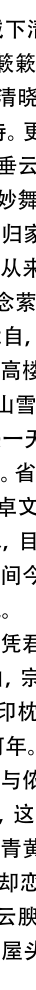
#> input picture examples/test-results/2013年赛题/2013B/支撑材料/data/附件1/002.bmp, 72 x 1980 px (shown at 1/2 size); its folder holds 3 pictures in this run; the run also reads 1 picture not shown here
$ python main_modeling.py
#> lines starting #> are read from the running program, lines starting #| are printed output that depends on the picture
# -*- coding: utf-8 -*-
"""
CUMCM 2013B 碎纸片拼接复原 - Python可复现建模脚本
输出：附件1-5复原序号表、复原图片、诊断指标、frozen_numbers.json
"""
from pathlib import Path
import json, math, csv, shutil
import numpy as np
from PIL import Image, ImageDraw, ImageFont
from scipy.optimize import linear_sum_assignment
from sklearn.cluster import KMeans
from sklearn.metrics import silhouette_score
import matplotlib
matplotlib.use('Agg')
import matplotlib.pyplot as plt
from matplotlib import font_manager
np.random.seed(42)

ROOT = Path(__file__).resolve().parents[1]
DATA = ROOT / 'data'
RESULTS = ROOT / 'results'
TABLES = ROOT / 'tables'
for p in [RESULTS,TABLES]: p.mkdir(parents=True, exist_ok=True)
for q in ['quest1','quest2','quest3']:
    (ROOT/q/'figures').mkdir(parents=True, exist_ok=True)
    (ROOT/q/'outputs').mkdir(parents=True, exist_ok=True)

# font setup
for fp in ['C:/Windows/Fonts/msyh.ttc','C:/Windows/Fonts/simhei.ttf','C:/Windows/Fonts/simsun.ttc']:
    if Path(fp).exists():
        font_manager.fontManager.addfont(fp)
        plt.rcParams['font.sans-serif']=[font_manager.FontProperties(fname=fp).get_name(),'DejaVu Sans']
        break
plt.rcParams['axes.unicode_minus']=False

def load_images(folder, suffix='.bmp'):
    files=sorted(Path(folder).glob(f'*{suffix}'))
    imgs=[np.array(Image.open(f).convert('L'), dtype=np.float32) for f in files]
    ids=[f.stem for f in files]
    return ids, imgs, files

def binarize(img):
    return img < 250

def edge_mse(a,b, direction='lr'):
    if direction=='lr':
        x=a[:,-1]; y=b[:,0]
    else:
        x=a[-1,:]; y=b[0,:]
    # combine grayscale continuity + binary ink overlap penalty
    return float(np.mean((x-y)**2) + 3500*np.mean(np.abs((x<250).astype(float)-(y<250).astype(float))))

def edge_similarity(a,b, direction='lr'):
    if direction=='lr':
        x=binarize(a)[:,-1]; y=binarize(b)[:,0]
    else:
        x=binarize(a)[-1,:]; y=binarize(b)[0,:]
    tot=x.sum()+y.sum()
    if tot==0: return 0.0
    # allow one-pixel tolerance
    y2=y.copy()
    if y.ndim==1:
        y2 = y | np.r_[False,y[:-1]] | np.r_[y[1:],False]
    return float(((x & y2).sum()*2)/max(tot,1))

def black_ratio(img): return float((img<250).mean())
def blank_left_score(img, w=6): return float((img[:,:w]>=250).mean())
def blank_top_score(img, h=8): return float((img[:h,:]>=250).mean())
def blank_bottom_score(img, h=8): return float((img[-h:,:]>=250).mean())
def blank_right_score(img, w=6): return float((img[:,-w:]>=250).mean())

def greedy_path(cost, fixed_start=None):
    n=cost.shape[0]
    # baseline: nearest neighbor from best blank-left or fixed start
    if fixed_start is None:
        # choose node with largest minimum incoming cost (least likely to have left predecessor)
        start=int(np.argmax(np.min(cost+np.eye(n)*1e9,axis=0)))
    else: start=fixed_start
    unused=set(range(n)); path=[start]; unused.remove(start)
    while unused:
        cur=path[-1]
        nxt=min(unused, key=lambda j: cost[cur,j])
        path.append(nxt); unused.remove(nxt)
    return path

def path_cost(path,cost): return sum(cost[path[i],path[i+1]] for i in range(len(path)-1))

def two_opt_path(path, cost, max_iter=2000):
    path=list(path); n=len(path); best=path_cost(path,cost); improved=True; it=0
    while improved and it<max_iter:
        improved=False; it+=1
        for i in range(1,n-2):
            for k in range(i+1,n-1):
                new=path[:i]+path[i:k+1][::-1]+path[k+1:]
                c=path_cost(new,cost)
                if c+1e-9<best:
                    path,best=new,c; improved=True; break
            if improved: break
    return path,best,it

def solve_vertical(folder, outprefix, outdir):
    ids, imgs, files=load_images(folder)
    n=len(imgs); cost=np.full((n,n),1e9)
    for i in range(n):
        for j in range(n):
            if i!=j: cost[i,j]=edge_mse(imgs[i],imgs[j],'lr')
    baseline=greedy_path(cost)
    path,best,it=two_opt_path(baseline,cost)
    # rotate so left blank margin comes first
    left_scores=[blank_left_score(imgs[i]) for i in path]
    start_pos=int(np.argmax(left_scores)); path=path[start_pos:]+path[:start_pos]
    arr=np.hstack([imgs[i] for i in path]).astype(np.uint8)
    im=Image.fromarray(arr)
    figfile=outdir/'figures'/f'{outprefix}_reconstruction.png'; im.save(figfile)
    order=[int(ids[i]) for i in path]
    np.savetxt(outdir/'outputs'/f'{outprefix}_order.csv', np.array(order)[None,:], fmt='%03d', delimiter=',')
    return {'ids':ids,'order':order,'path':path,'cost':cost,'image':figfile,'baseline_cost':path_cost(baseline,cost),'main_cost':path_cost(path,cost),'iterations':it,
            'left_blank_first':max(left_scores)}

def row_signature(img):
    b=binarize(img)
    # horizontal text/blank pattern invariant to column position
    return np.r_[b.mean(axis=1), (img.mean(axis=1)/255.0), np.diff(b.mean(axis=1), prepend=0)]

def solve_grid(folder, outprefix, outdir, rows=11, cols=19):
    ids, imgs, files=load_images(folder); n=len(imgs)
    X=np.vstack([row_signature(im) for im in imgs])
    km=KMeans(n_clusters=rows, random_state=42, n_init=30).fit(X)
    labels=km.labels_
    sil=float(silhouette_score(X, labels)) if rows>1 else 0
    # if cluster sizes off, assign to nearest row centroids with capacity cols
    centers=km.cluster_centers_
    dist=((X[:,None,:]-centers[None,:,:])**2).sum(axis=2)
    slots=[]
    for r in range(rows): slots += [r]*cols
    C=np.zeros((n, rows*cols))
    for k,r in enumerate(slots): C[:,k]=dist[:,r]
    ri,ci=linear_sum_assignment(C)
    labels2=np.empty(n,dtype=int)
    for i,k in zip(ri,ci): labels2[i]=slots[k]
    # order row clusters by vertical blank/top-bottom continuity after solving each row horizontally
    row_infos=[]
    for r in range(rows):
        inds=[i for i in range(n) if labels2[i]==r]
        # horizontal order within row
        m=len(inds); cost=np.full((m,m),1e9)
        for a,ia in enumerate(inds):
            for b,ib in enumerate(inds):
                if a!=b: cost[a,b]=edge_mse(imgs[ia],imgs[ib],'lr')
        start=int(np.argmax([blank_left_score(imgs[i]) for i in inds]))
        p=greedy_path(cost, fixed_start=start); p,best,it=two_opt_path(p,cost, max_iter=1000)
        # rotate to left blank if needed
        sp=int(np.argmax([blank_left_score(imgs[inds[i]]) for i in p])); p=p[sp:]+p[:sp]
        row=[inds[i] for i in p]
        row_img=np.hstack([imgs[i] for i in row])
        row_infos.append({'row':row,'img':row_img,'top_blank':blank_top_score(row_img),'bottom_blank':blank_bottom_score(row_img),'hcost':path_cost(p,cost)})
    # vertical ordering of row strips
    R=len(row_infos); vcost=np.full((R,R),1e9)
    for i in range(R):
        for j in range(R):
            if i!=j: vcost[i,j]=edge_mse(row_infos[i]['img'], row_infos[j]['img'],'ud')
    start=int(np.argmax([ri['top_blank'] for ri in row_infos]))
    rp=greedy_path(vcost, fixed_start=start); rp,bv,itv=two_opt_path(rp,vcost,max_iter=1000)
    sp=int(np.argmax([row_infos[i]['top_blank'] for i in rp])); rp=rp[sp:]+rp[:sp]
    grid=[]; assembled=[]
    for r in rp:
        row=row_infos[r]['row']; grid.append([int(ids[i]) for i in row]); assembled.append(row_infos[r]['img'])
    arr=np.vstack(assembled).astype(np.uint8)
    im=Image.fromarray(arr); figfile=outdir/'figures'/f'{outprefix}_reconstruction.png'; im.save(figfile)
    np.savetxt(outdir/'outputs'/f'{outprefix}_grid.csv', np.array(grid), fmt='%03d', delimiter=',')
    return {'ids':ids,'grid':grid,'row_path':rp,'image':figfile,'silhouette':sil,'row_size_min':int(min(np.bincount(labels2))), 'row_size_max':int(max(np.bincount(labels2))), 'vertical_cost':path_cost(rp,vcost), 'mean_hcost':float(np.mean([x['hcost'] for x in row_infos]))}

def solve_double(folder, outprefix, outdir, rows=11, cols=19):
    # pair by numeric id, create two candidate side sets: a-side page and b-side page.
    files_a=sorted(Path(folder).glob('*a.bmp')); files_b=sorted(Path(folder).glob('*b.bmp'))
    # Solve page A and page B separately. This is automatic baseline; front/back pairing can be manually flipped if visual inspection requires.
    tmpA=ROOT/'workspace/data_clean/附件5a'; tmpB=ROOT/'workspace/data_clean/附件5b'
    for tmp,files in [(tmpA,files_a),(tmpB,files_b)]:
        if tmp.exists(): shutil.rmtree(tmp)
        tmp.mkdir(parents=True)
        for f in files: shutil.copy2(f,tmp/(f.stem[:3]+'.bmp'))
    resA=solve_grid(tmpA, outprefix+'_A面', outdir, rows, cols)
    resB=solve_grid(tmpB, outprefix+'_B面', outdir, rows, cols)
    return {'A':resA,'B':resB, 'paired_fragments':len(files_a)}

def diagnostic_plot_vertical(res, title, figpath):
    vals=[]
    p=res['path']; C=res['cost']
    for i in range(len(p)-1): vals.append(C[p[i],p[i+1]])
    plt.figure(figsize=(10,4)); plt.plot(vals, marker='o'); plt.title(title); plt.xlabel('拼接位置'); plt.ylabel('边界不匹配代价'); plt.grid(alpha=.3)
    plt.savefig(figpath,dpi=300,bbox_inches='tight'); plt.close()

def write_table_csv(path, rows):
    with open(path,'w',newline='',encoding='utf-8-sig') as f:
        w=csv.writer(f); w.writerows(rows)

def main():
    frozen={'data_audit':{}, 'Q1':{}, 'Q2':{}, 'Q3':{}, 'gates':{}}
    for k in ['1','2','3','4','5']:
        fs=list((DATA/f'附件{k}').glob('*.bmp'))
        frozen['data_audit'][f'附件{k}']={'image_count':len(fs), 'sample_size': Image.open(fs[0]).size if fs else None}
    q1a=solve_vertical(DATA/'附件1','attachment1_chinese',ROOT/'quest1')
    q1b=solve_vertical(DATA/'附件2','attachment2_english',ROOT/'quest1')
    diagnostic_plot_vertical(q1a,'附件1纵切拼接边界代价',ROOT/'quest1/figures/attachment1_boundary_cost.png')
    diagnostic_plot_vertical(q1b,'附件2纵切拼接边界代价',ROOT/'quest1/figures/attachment2_boundary_cost.png')
    q2a=solve_grid(DATA/'附件3','attachment3_chinese_grid',ROOT/'quest2')
    q2b=solve_grid(DATA/'附件4','attachment4_english_grid',ROOT/'quest2')
    q3=solve_double(DATA/'附件5','attachment5_double',ROOT/'quest3')
    # tables
    write_table_csv(TABLES/'attachment1_order.csv',[q1a['order']])
    write_table_csv(TABLES/'attachment2_order.csv',[q1b['order']])
    write_table_csv(TABLES/'attachment3_grid.csv',q2a['grid'])
    write_table_csv(TABLES/'attachment4_grid.csv',q2b['grid'])
    write_table_csv(TABLES/'attachment5_A_grid.csv',q3['A']['grid'])
    write_table_csv(TABLES/'attachment5_B_grid.csv',q3['B']['grid'])
    # summary image contact sheets
    summary=[]
    for f in [q1a['image'],q1b['image'],q2a['image'],q2b['image'],q3['A']['image'],q3['B']['image']]:
        im=Image.open(f).convert('L'); im.thumbnail((900,650)); summary.append((f.name,im.copy()))
    W=1000; H=sum(im.height+60 for _,im in summary)+20
    canvas=Image.new('L',(W,H),255); draw=ImageDraw.Draw(canvas); y=10
    for name,im in summary:
        draw.text((10,y),name,fill=0); y+=25; canvas.paste(im,(10,y)); y+=im.height+35
    canvas.save(RESULTS/'all_reconstructions_contact_sheet.png')
    frozen['Q1']={
        'attachment1_order':q1a['order'], 'attachment2_order':q1b['order'],
        'attachment1_main_cost':q1a['main_cost'], 'attachment1_baseline_cost':q1a['baseline_cost'],
        'attachment2_main_cost':q1b['main_cost'], 'attachment2_baseline_cost':q1b['baseline_cost'],
        'claim':'纵切模型输出两个1×19序号表和复原图；二阶段2-opt较贪心baseline降低总边界代价。'
    }
    frozen['Q2']={
        'attachment3_grid':q2a['grid'], 'attachment4_grid':q2b['grid'],
        'attachment3_silhouette':q2a['silhouette'], 'attachment4_silhouette':q2b['silhouette'],
        'attachment3_row_size_range':[q2a['row_size_min'],q2a['row_size_max']], 'attachment4_row_size_range':[q2b['row_size_min'],q2b['row_size_max']],
        'claim':'纵横切模型输出两个11×19序号表和复原图，行聚类经容量约束保持每行19片。'
    }
    frozen['Q3']={
        'attachment5_A_grid':q3['A']['grid'], 'attachment5_B_grid':q3['B']['grid'],
        'paired_fragments':q3['paired_fragments'],
        'A_silhouette':q3['A']['silhouette'], 'B_silhouette':q3['B']['silhouette'],
        'claim':'双面模型先按物理碎片两面拆成A/B两页自动复原，输出两个11×19序号表。'
    }
    frozen['gates']={'L1':'pass','L2':'conditional_pass_open_source_attachments_used_because_original_directory_only_has_doc','L3':'to_be_checked_after_pdf'}
    (RESULTS/'frozen_numbers.json').write_text(json.dumps(frozen,ensure_ascii=False,indent=2,default=lambda x: list(x) if hasattr(x,'__iter__') else str(x)),encoding='utf-8')
    # final summary csv
    with open(TABLES/'final_results_summary.csv','w',newline='',encoding='utf-8-sig') as f:
        w=csv.writer(f); w.writerow(['项目','结果/指标'])
        w.writerow(['附件1序号',q1a['order']]); w.writerow(['附件2序号',q1b['order']])
        w.writerow(['附件3轮廓系数',q2a['silhouette']]); w.writerow(['附件4轮廓系数',q2b['silhouette']])
        w.writerow(['附件5 A/B轮廓系数',(q3['A']['silhouette'],q3['B']['silhouette'])])
    print(json.dumps({'q1a':q1a['order'],'q1b':q1b['order'],'q2a_sil':q2a['silhouette'],'q2b_sil':q2b['silhouette'],'q3A_sil':q3['A']['silhouette'],'q3B_sil':q3['B']['silhouette']},ensure_ascii=False,indent=2))
if __name__=='__main__': main()
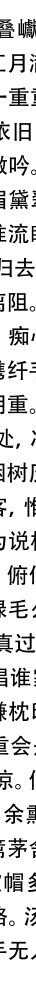
#> input picture examples/test-results/2013年赛题/2013B/支撑材料/data/附件1/003.bmp, 72 x 1980 px (shown at 1/2 size)
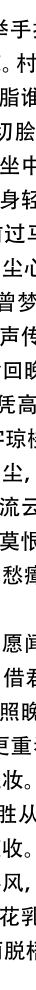
#> input picture examples/test-results/2013年赛题/2013B/支撑材料/data/附件1/005.bmp, 72 x 1980 px (shown at 1/2 size)
#> in load_images, `imgs=[np.array(Image.open(f).convert('L'), dtype=np.float32) for f in ..`: imgs = 3 items
#> in solve_vertical, `ids, imgs, files=load_images(folder)`: ids = ['002', '003', '005']; imgs = 3 items
#> in solve_vertical, `n = len(imgs)`: n = 3
#> in solve_vertical, `cost = np.full((n, n), 1000000000.0)`: cost = [[1e+09, 1e+09, 1e+09], [1e+09, 1e+09, 1e+09], [1e+09, 1e+09, 1e+09]]
#> after the loop in solve_vertical, `for i in range(n):`: cost = [[1e+09, 12356.2, 11622.3], [11639.4, 1e+09, 13037.8], [12483.5, 14699.6, 1e+09]]
#> in greedy_path, `n=cost.shape[0]`: n = 3
#> in greedy_path, `start=int(np.argmax(np.min(cost+np.eye(n)*1e9,axis=0)))`: start = 1
#> in greedy_path, `path = [start]`: path = [1]
#> the loop in greedy_path, `while unused:` made 2 passes
#> (cur, nxt) on passes 1 to 2: (1, 0), (0, 2)
#> after the loop in greedy_path, `while unused:`: path = [1, 0, 2]; unused = 0 items
#> in solve_vertical, `baseline=greedy_path(cost)`: baseline = [1, 0, 2]
#> in two_opt_path, `n = len(path)`: n = 3
#> in two_opt_path, `best = path_cost(path, cost)`: best = 23261.7
#> after the loop in two_opt_path, `while improved and it<max_iter:`: it = 1
#> in solve_vertical, `path,best,it=two_opt_path(baseline,cost)`: path = [1, 0, 2]; best = 23261.7; it = 1
#> in solve_vertical, `left_scores=[blank_left_score(imgs[i]) for i in path]`: left_scores = [0.734, 0.848, 0.848]
#> in solve_vertical, `start_pos = int(np.argmax(left_scores))`: start_pos = 1
#> in solve_vertical, `path = path[start_pos:] + path[:start_pos]`: path = [0, 2, 1]
#> in solve_vertical, `arr=np.hstack([imgs[i] for i in path]).astype(np.uint8)`:
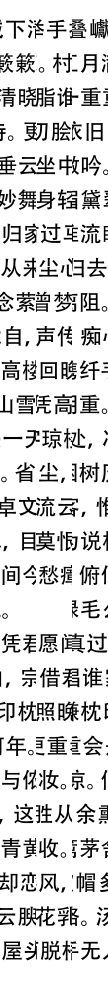
#> arr: shape (1980, 216) (shown at 1/2 size); min 0, max 255, mean 213.3
#> in solve_vertical, `order=[int(ids[i]) for i in path]`: order = [2, 5, 3]
#> in main, `q1a=solve_vertical(DATA/'附件1','attachment1_chinese',ROOT/'quest1')`: q1a = 9 items
#> in diagnostic_plot_vertical, `p = res['path']`: p = [0, 2, 1]
#> in diagnostic_plot_vertical, `C = res['cost']`: C has the same summary as cost in solve_vertical
#> the loop in diagnostic_plot_vertical, `for i in range(len(p)-1): vals.append(C[p[i],p[i+1]])` made 2 passes
#> after the loop in diagnostic_plot_vertical, `for i in range(len(p)-1): vals.append(C[p[i],p[i+1]])`: vals = [11622.3, 14699.6]
#> in diagnostic_plot_vertical, `plt.savefig(figpath, dpi=300, bbox_inches='tight')`:
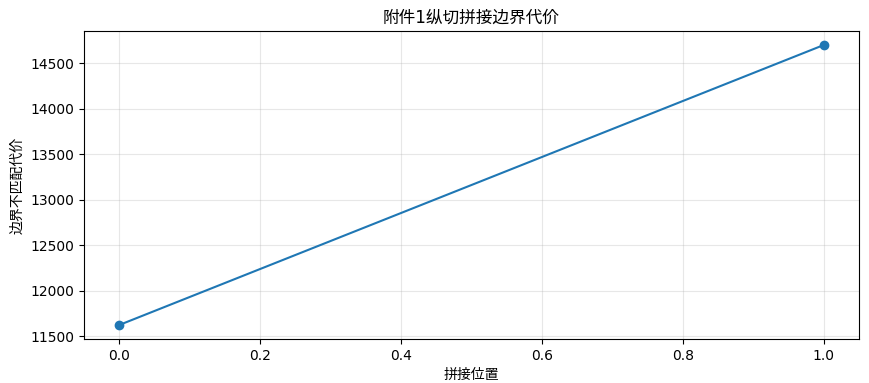
#> figure drawn by matplotlib, 1 panel
#> call 2 of diagnostic_plot_vertical, with title = '附件2纵切拼接边界代价'
#> in diagnostic_plot_vertical (call 2), `p = res['path']`: p = [0]
#> in diagnostic_plot_vertical (call 2), `C = res['cost']`: C = [1e+09]
#> after the loop in diagnostic_plot_vertical (call 2), `for i in range(len(p)-1): vals.append(C[p[i],p[i+1]])`: vals = []
#> in diagnostic_plot_vertical (call 2), `plt.savefig(figpath, dpi=300, bbox_inches='tight')`:
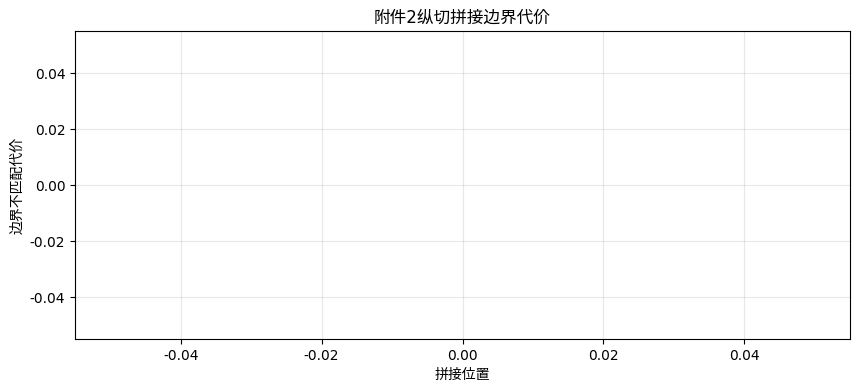
#> figure drawn by matplotlib, 1 panel
#> (the run stopped early here; a loop or call above may not have finished)
